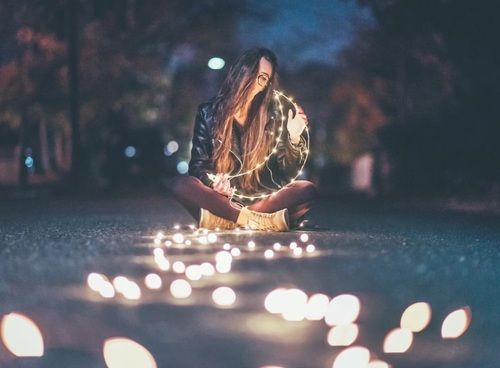
#> input picture Research/img1.jpg, 500 x 368 px
$ python Research.py
#> lines starting #> are read from the running program, lines starting #| are printed output that depends on the picture
import cv2
import numpy as np
import colorsys
import random as rd

img1 = './img1.jpg'
read_img = cv2.imread(img1)
#> read_img is the input picture: shape (368, 500, 3); mean B, G, R 99.3, 91.1, 88.4

# Convert Image to Data
img_data = np.array(read_img)
# print(img_data)
print('\n')

# Convert Image from HSV to BGR (RGB)
img_hsv2bgr = cv2.cvtColor(read_img, cv2.COLOR_HSV2BGR)
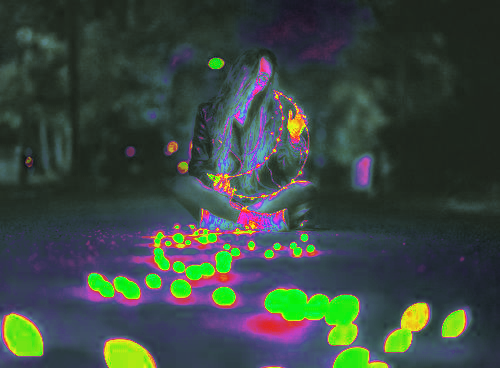
#> img_hsv2bgr: shape (368, 500, 3); mean B, G, R 66.3, 71.6, 59.1

# Get and Split B, G, R
b, g, r = cv2.split(read_img)
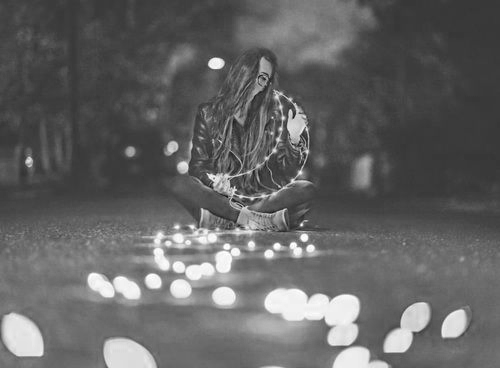
#> b: shape (368, 500); min 16, max 255, mean 99.3
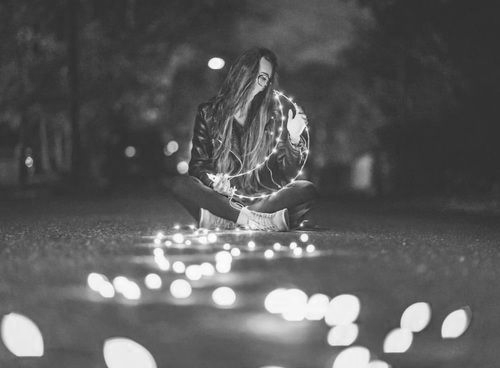
#> g: shape (368, 500); min 26, max 255, mean 91.1
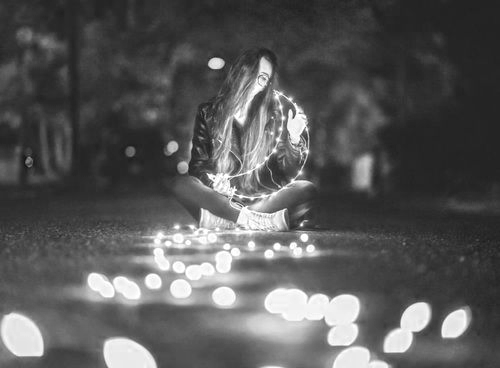
#> r: shape (368, 500); min 17, max 255, mean 88.4
print(b, g, r)
#> (printed output is left out)
print('\n')

# Convert Image from HSV to BGR (RGB)
img_bgr2hsv = cv2.cvtColor(read_img, cv2.COLOR_HSV2BGR)

# Get and Split H, S, V
h, s, v = cv2.split(img_bgr2hsv)
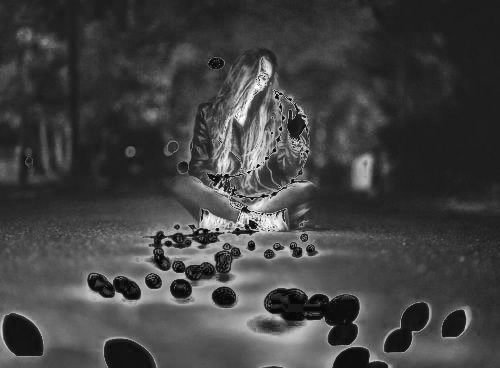
#> h: shape (368, 500); min 0, max 255, mean 66.3
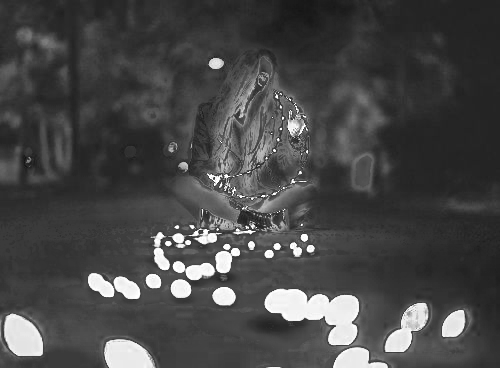
#> s: shape (368, 500); min 17, max 255, mean 71.6
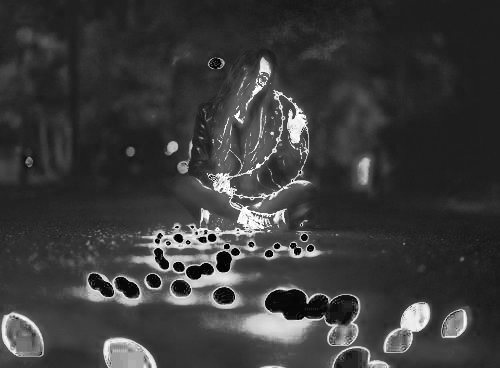
#> v: shape (368, 500); min 0, max 255, mean 59.1
print(h, s, v)
#> (printed output is left out)
print('\n')

# Get Image Height, Width, and Channels
height, width, channels = read_img.shape
#> height = 368; width = 500; channels = 3
print(height, width, channels)
#| 368 500 3
print('\n')

# Get Image Height, Width
print(read_img.shape[:2])
#| (368, 500)
print('\n')

# test_color = colorsys.hsv_to_rgb(359, 100, 100)
# print(test_color)
